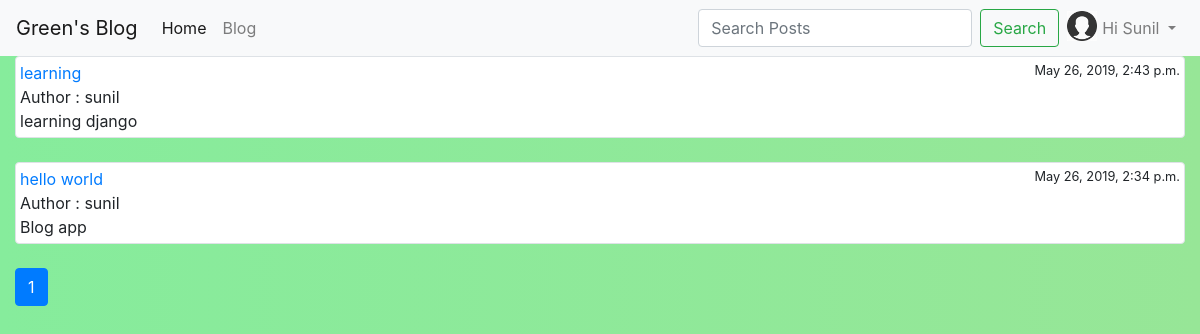
/blog/ (signed in), run on an earlier commit of the app's database.
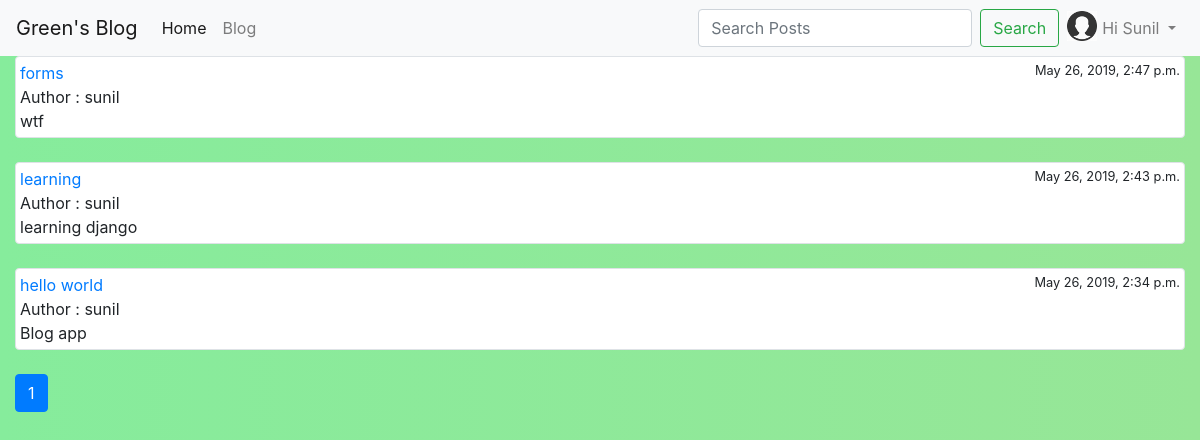
And on a later commit of the database.
### blog/models.py (models this page shows, shortened)
class Post(models.Model):
    objects = models.Manager()      # default manager
    published = PublishedManager()   # Custom model manager
    STATUS_CHOICES = (
        ('draft', 'Draft'),
        ('published', 'Published'),
    )
    title       =   models.CharField(max_length=250)
    slug        =   models.SlugField(max_length=250)
    author      =   models.ForeignKey(User, related_name='blog_posts', on_delete=models.CASCADE)
    body        =   models.TextField()
    likes       =   models.ManyToManyField(User, related_name='likes', blank=True)
    created     =   models.DateTimeField(auto_now_add=True)
    updated     =   models.DateTimeField(auto_now=True)
    status      =   models.CharField(max_length=10, choices=STATUS_CHOICES, default='draft')
    def get_absolute_url(self):
        return reverse('blog:post_detail', args=[self.id, self.slug])

### blog/views.py (the view)
# urls.py: path('blog/', views.post_list, name="post_list"),
def post_list(request):
    post_list = Post.published.all().order_by('-id')
    query = request.GET.get('q')
    if query:
        post_list = Post.published.filter(
            Q(title__icontains=query)|
            Q(author__username=query)|
            Q(body__icontains=query)
            )
    paginator = Paginator(post_list, 10)
    page = request.GET.get('page')
    try:
        posts = paginator.page(page)
    except PageNotAnInteger:
        posts = paginator.page(1)
    except EmptyPage:
        posts = paginator.page(paginator.num_pages)
    if page is None:
        start_index = 0
        end_index = 7
    else:
        (start_index, end_index) = proper_pagination(posts, index=4)
    page_range = list(paginator.page_range)[start_index:end_index]
    context = {
        'posts': posts,
        'page_range': page_range,
    }
    return render(request, 'blog/post_list.html', context)

### blog/models.py (called while the page is built)
    def get_queryset(self):
        return super(PublishedManager, self).get_queryset().filter(status="published")

### templates/blog/post_list.html (shortened to what this page needs)
{% extends 'blog/base.html' %}
{% block content %}
    <div class="row">
    {% for p in posts %}
        <div class="col-md-12">
            <div class="img-thumbnail">
                   <a href="{{ p.get_absolute_url }}">{{ p.title }}</a><small style="float:right">{{ p.created }}</small> <br>
                    Author : {{ p.author }} <br>
                    {{ p.body }}
                    <br>
            </div>
            <br>
        </div>
    {% empty %}
        <div class="container-fluid">
            <h3>No Posts Found having search query "{{ request.GET.q }}"</h3>
        </div>
    {% endfor %}
    </div>
<ul class="pagination">
    {% for p in page_range %}
        {% if posts.number == p %}
            <li class="page-item active "><a class="page-link" href="?page={{ p }}">{{ p }}</a></li>
        {% else %}
            <li class="page-item active "><a class="page-link" href="?page={{ p }}">{{ p }}</a></li>
        {% endif %}
    {% endfor %}
  </ul>
{% endblock content %}

### templates/blog/base.html (shortened to what this page needs)
<!DOCTYPE html>
{% load static %}
<html lang="en">
<head>
    <link rel="stylesheet" href="https://stackpath.bootstrapcdn.com/bootstrap/4.3.1/css/bootstrap.min.css">
    <link rel="stylesheet" href="{% static 'blog/style1.css' %}">
    <link rel="stylesheet" href="https://stackpath.bootstrapcdn.com/bootstrap/4.1.3/css/bootstrap.min.css">
	<link rel="stylesheet" href="https://use.fontawesome.com/releases/v5.3.1/css/all.css">
</head>
<body>
    {% include 'blog/navbar.html' %}
    <div class="container-fluid">
            {% block content %}
            {% endblock content %}
    </div>
</body>
</html>

### templates/blog/navbar.html (shortened to what this page needs)
<nav class="navbar navbar-expand-lg navbar-light bg-light">
    <a class="navbar-brand" href="{% url 'post_list' %}"id=>Green's Blog</a>
    <div class="collapse navbar-collapse" id="navbarSupportedContent">
      <ul class="navbar-nav mr-auto">
        <li class="nav-item active">
          <a class="nav-link" href="{% url 'home' %}">Home <span class="sr-only">(current)</span></a>
        </li>
        <li class="nav-item"><a  class="nav-link" href="{% url 'post_list' %}">Blog</a></li>
      </ul>
      <form class="form-inline my-2 my-lg-0" action="{% url 'post_list' %}">
            <input class="form-control mr-sm-2" type="search" placeholder="Search Posts" aria-label="Search" name='q'>
            <button class="btn btn-outline-success my-2 my-sm-0" type="submit">Search</button>
          </form>
      <ul class="navbar-nav">
        {% if request.user.is_authenticated %}
          <li class="nav-item dropdown">
              <a class="nav-link dropdown-toggle" href="#" id="navbarDropdown" role="button" data-toggle="dropdown" aria-haspopup="true" aria-expanded="false">
                {% if request.user.profile.photo %}
                <img src="{{ request.user.profile.photo.url }}" alt="icon image" class="navbar-img">
                {% else %}
                <img src="/media/download.jpeg" alt="" class="navbar-img">
                {% endif %}
                <span>Hi {{ request.user|capfirst }}</span>
              </a>
            </li>
            {% else %}
          <li class="nav-item">
            <a href="{% url 'user_login' %}" class="nav-link">Login</a>
          </li>
          {% endif %}
      </ul>
    </div>
  </nav>

### static/blog/style1.css (style rules this page uses)
html { position: relative; min-height: 100%; }
body { font-family: 'Lucida Casual', 'Comic Sans MS'; position: relative; background: #a7f8c6; background: linear-gradient(to right, rgb(134, 236, 156), rgb(151, 230, 151)); }
.navbar { margin-bottom: 0px; }
.navbar-img { width: 30px; height: 30px; float: left; background-size: auto 100%; margin-top: -5px; margin-right: 5px; }

What changed in the data, as far as the page shows it:
added Post: title "forms", created "May 26, 2019, 2:47 p.m.", author "sunil", body "wtf"
